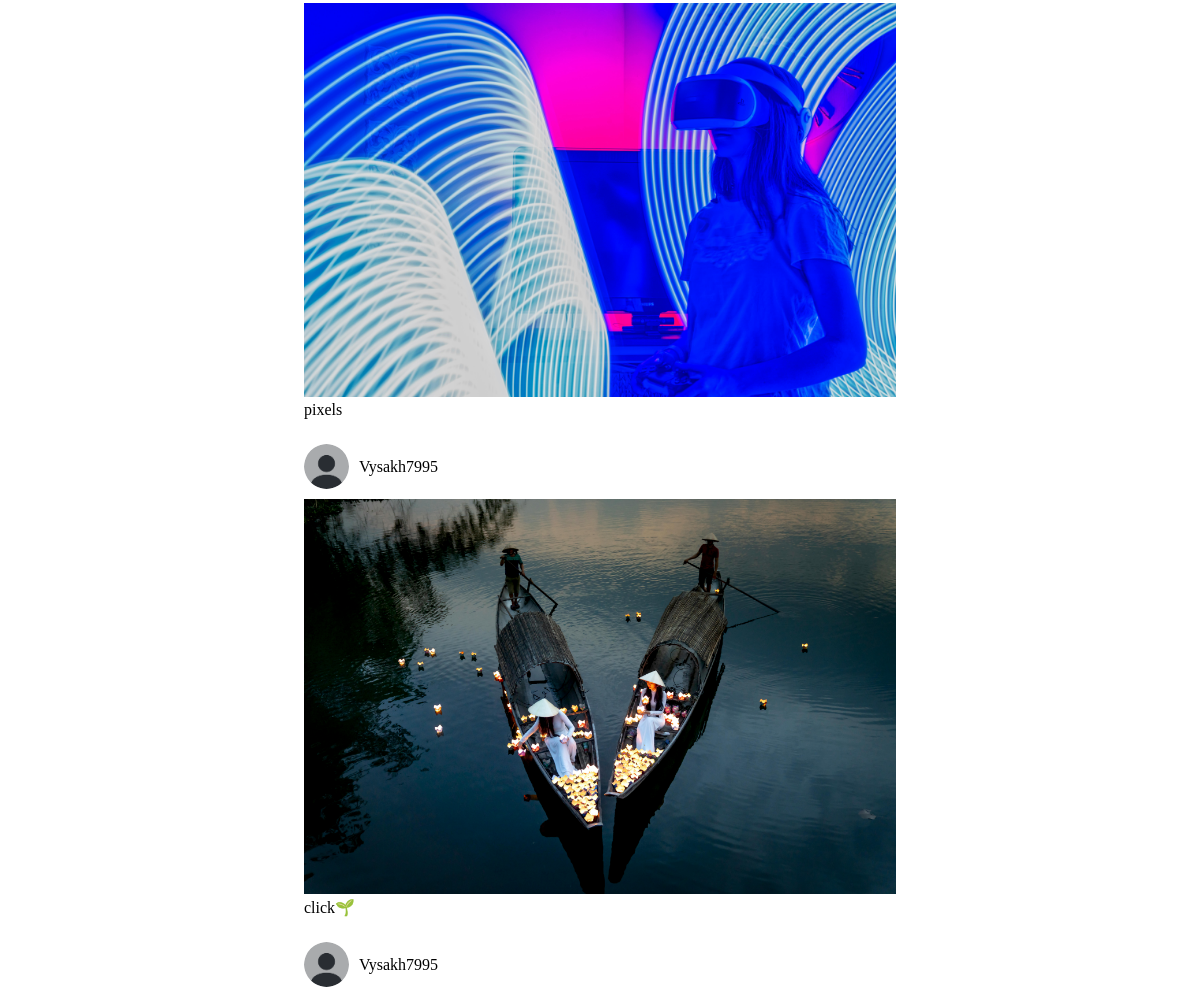
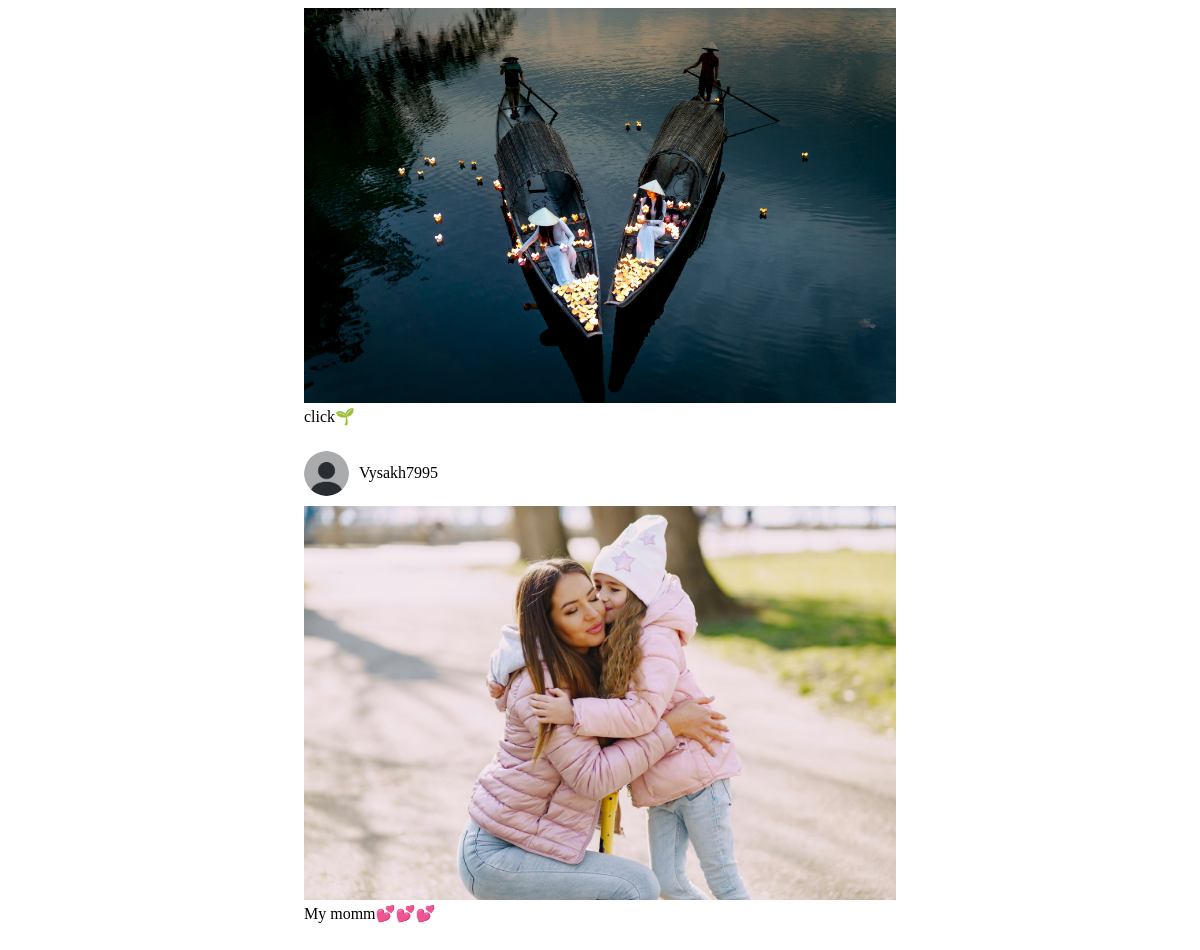
The app's page /index (signed in, lower part), older data (2 pictures, top to bottom).
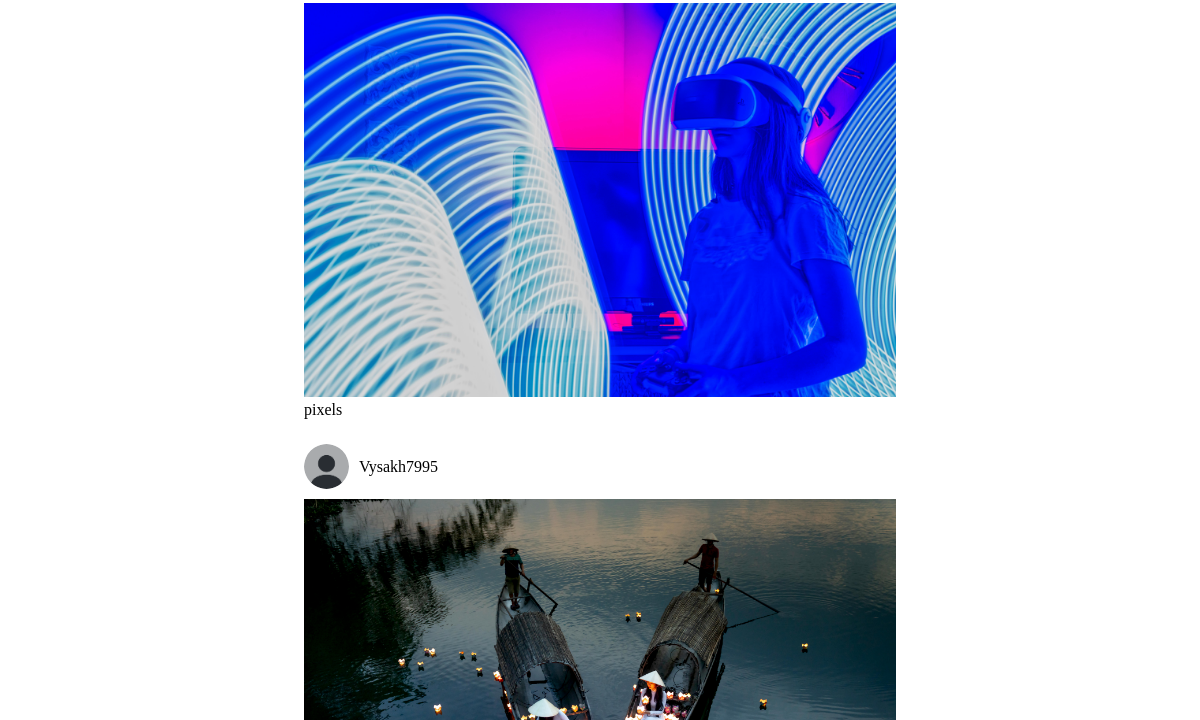
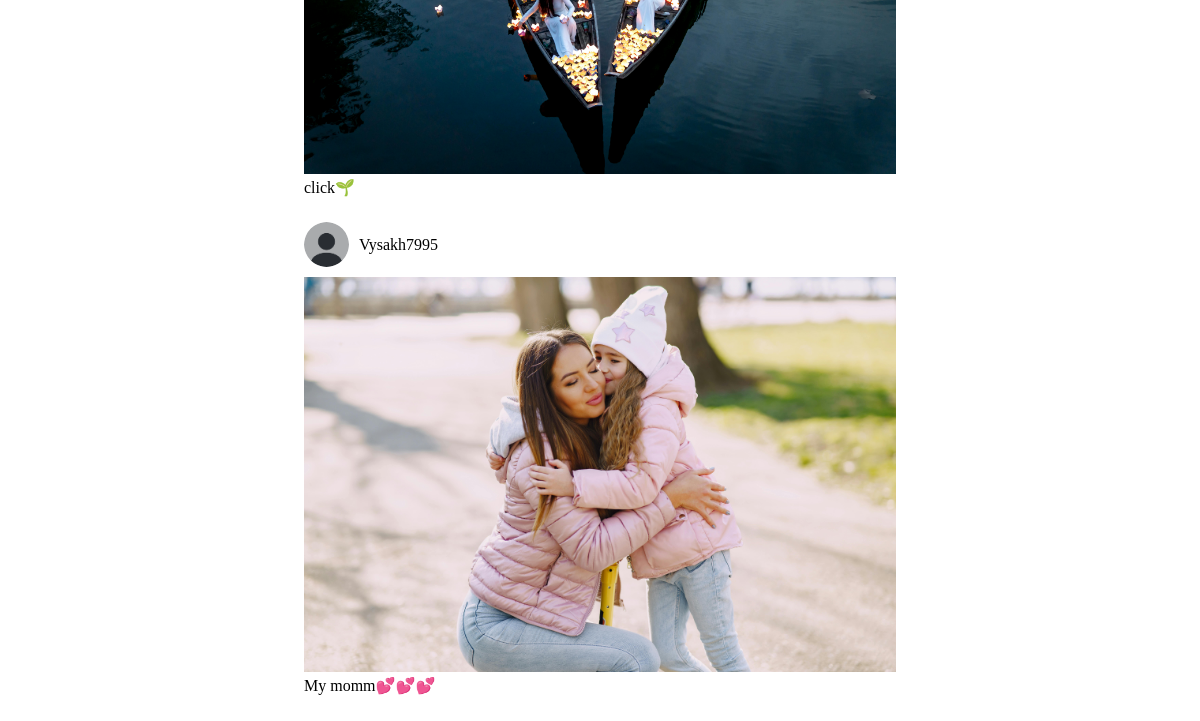
The same page, newer data (2 pictures, top to bottom).
### app/models.py (models this page shows, shortened)
class Post(models.Model):
    uname=models.ForeignKey(User,on_delete=models.CASCADE)
    image=models.FileField()
    desc=models.TextField()

class User(models.Model):
    name=models.TextField()
    email=models.TextField()
    phno=models.TextField()
    username=models.TextField()
    password=models.TextField()
    profile_img=models.FileField(null=True)

### app/views.py (the view)
# urls.py: path('index',views.index),
def index(request):
    data=User.objects.get(username=request.session['user'])
    data2=Post.objects.all()[::-1]
    return render(request,'index.html',{'user':data,'Users':data2})

### templates/index.html (shortened to what this page needs)
<!DOCTYPE html>
<html lang="en">
<head>
    {% load static %}
    <link rel="stylesheet" href="{% static 'css\style.css' %}">
</head>
<body>
    <div class="main1">
        <div class="container">
                {% for i in Users %}
                        <div class="c_dp">
                            <img src="{% static '/images/download.png' %}" alt="logo">
                            <div class="name" style="margin-left: 10px;">
                                {{i.uname.username}}
                            </div>
                        </div>
                        <div class="c_post">
                            <img src="{{i.image.url}}" alt="">
                            <div class="c_desc">
                                {{i.desc}}
                            </div>
                        </div>
                {% endfor %}
        </div>
    </div>
</body>
</html>

Row changes from the older to the newer data that the page shows:
removed Post: uname.username "Vysakh7995", image (picture), desc "click🌱"
